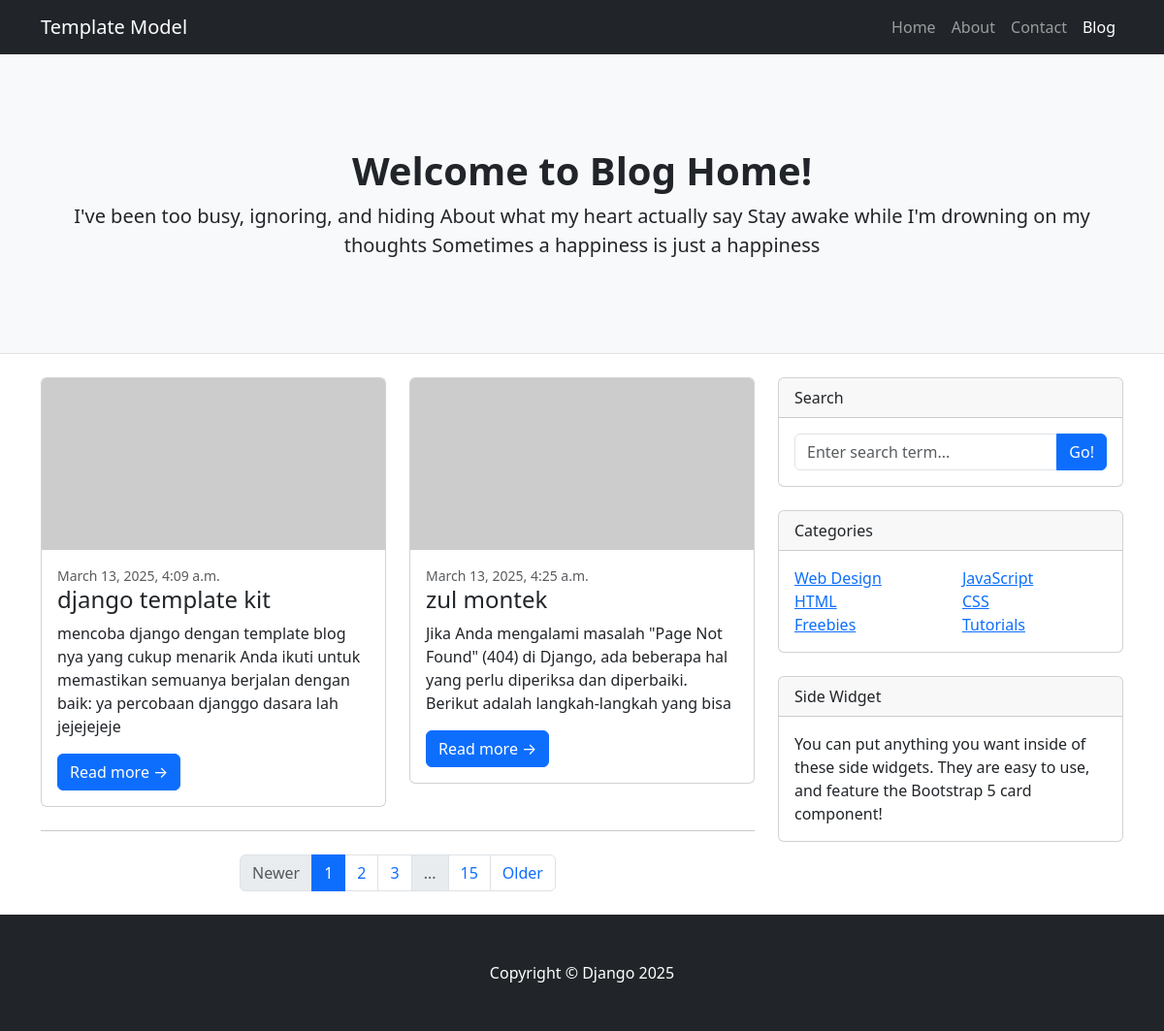
The page / on the database its author committed.
### blog/models.py (models this page shows, shortened)
class Post(models.Model):
    title = models.CharField(max_length=100)
    content = models.TextField()
    published_date = models.DateTimeField(auto_now_add=True)

### blog/views.py (the view)
# urls.py: path("", views.home, name='home' ),
def home(request):
    posts = Post.objects.all()
    return  render(request, "blog/home.html",{'posts': posts})

### blog/templates/blog/home.html (shortened to what this page needs)
<!DOCTYPE html>
<html lang="en">
    <head>
        <link href="https://cdn.jsdelivr.net/npm/bootstrap@5.3.3/dist/css/bootstrap.min.css" rel="stylesheet">
    </head>
    <body>
        <nav class="navbar navbar-expand-lg navbar-dark bg-dark">
            <div class="container">
                <a class="navbar-brand" href="#!">Template Model</a>
                <div class="collapse navbar-collapse" id="navbarSupportedContent">
                    <ul class="navbar-nav ms-auto mb-2 mb-lg-0">
                        <li class="nav-item"><a class="nav-link" href="#">Home</a></li>
                        <li class="nav-item"><a class="nav-link" href="#!">About</a></li>
                        <li class="nav-item"><a class="nav-link" href="#!">Contact</a></li>
                        <li class="nav-item"><a class="nav-link active" aria-current="page" href="#">Blog</a></li>
                    </ul>
                </div>
            </div>
        </nav>
        <header class="py-5 bg-light border-bottom mb-4">
            <div class="container">
                <div class="text-center my-5">
                    <h1 class="fw-bolder">Welcome to Blog Home!</h1>
                    <p class="lead mb-0">I've been too busy, ignoring, and hiding About what my heart actually say Stay awake while I'm drowning on my thoughts Sometimes a happiness is just a happiness</p>
                </div>
            </div>
        </header>
        <div class="container">
            <div class="row">
                <div class="col-lg-8">
                    <div class="row">
                        {% for post in posts %}
                        <div class="col-lg-6">
                            <div class="card mb-4">
                                <a href="#!"><img class="card-img-top" src="https://dummyimage.com/700x350/dee2e6/6c757d.jpg" alt="..." /></a>
                                <div class="card-body">
                                    <div class="small text-muted">{{  post.published_date }}</div>
                                    <h2 class="card-title h4">{{ post.title }}</h2>
                                    <p class="card-text">{{ post.content }}</p>
                                    <a class="btn btn-primary" href="#!">Read more →</a>
                                </div>
                            </div>
                        </div>
                        {% endfor %}
                    </div>
                    <nav aria-label="Pagination">
                        <hr class="my-0" />
                        <ul class="pagination justify-content-center my-4">
                            <li class="page-item disabled"><a class="page-link" href="#" tabindex="-1" aria-disabled="true">Newer</a></li>
                            <li class="page-item active" aria-current="page"><a class="page-link" href="#!">1</a></li>
                            <li class="page-item"><a class="page-link" href="#!">2</a></li>
                            <li class="page-item"><a class="page-link" href="#!">3</a></li>
                            <li class="page-item disabled"><a class="page-link" href="#!">...</a></li>
                            <li class="page-item"><a class="page-link" href="#!">15</a></li>
                            <li class="page-item"><a class="page-link" href="#!">Older</a></li>
                        </ul>
                    </nav>
                </div>
                <div class="col-lg-4">
                    <div class="card mb-4">
                        <div class="card-header">Search</div>
                        <div class="card-body">
                            <div class="input-group">
                                <input class="form-control" type="text" placeholder="Enter search term..." aria-label="Enter search term..." aria-describedby="button-search" />
                                <button class="btn btn-primary" id="button-search" type="button">Go!</button>
                            </div>
                        </div>
                    </div>
                    <div class="card mb-4">
                        <div class="card-header">Categories</div>
                        <div class="card-body">
                            <div class="row">
                                <div class="col-sm-6">
                                    <ul class="list-unstyled mb-0">
                                        <li><a href="#!">Web Design</a></li>
                                        <li><a href="#!">HTML</a></li>
                                        <li><a href="#!">Freebies</a></li>
                                    </ul>
                                </div>
                                <div class="col-sm-6">
                                    <ul class="list-unstyled mb-0">
                                        <li><a href="#!">JavaScript</a></li>
                                        <li><a href="#!">CSS</a></li>
                                        <li><a href="#!">Tutorials</a></li>
                                    </ul>
                                </div>
                            </div>
                        </div>
                    </div>
                    <div class="card mb-4">
                        <div class="card-header">Side Widget</div>
                        <div class="card-body">You can put anything you want inside of these side widgets. They are easy to use, and feature the Bootstrap 5 card component!</div>
                    </div>
                </div>
            </div>
        </div>
        <footer class="py-5 bg-dark">
            <div class="container"><p class="m-0 text-center text-white">Copyright &copy; Django 2025</p></div>
        </footer>
    </body>
</html>

### rows shown on the page
Post: published_date "March 13, 2025, 4:09 a.m.", title "django template kit", content "mencoba django dengan template blog nya yang cukup menarik Anda ikuti untuk memastikan semuanya berjalan dengan baik: ya percobaan djanggo dasara lah jejejejeje"
Post: published_date "March 13, 2025, 4:25 a.m.", title "zul montek", content "Jika Anda mengalami masalah \"Page Not Found\" (404) di Django, ada beberapa hal yang perlu diperiksa dan diperbaiki. Berikut adalah langkah-langkah yang bisa"
